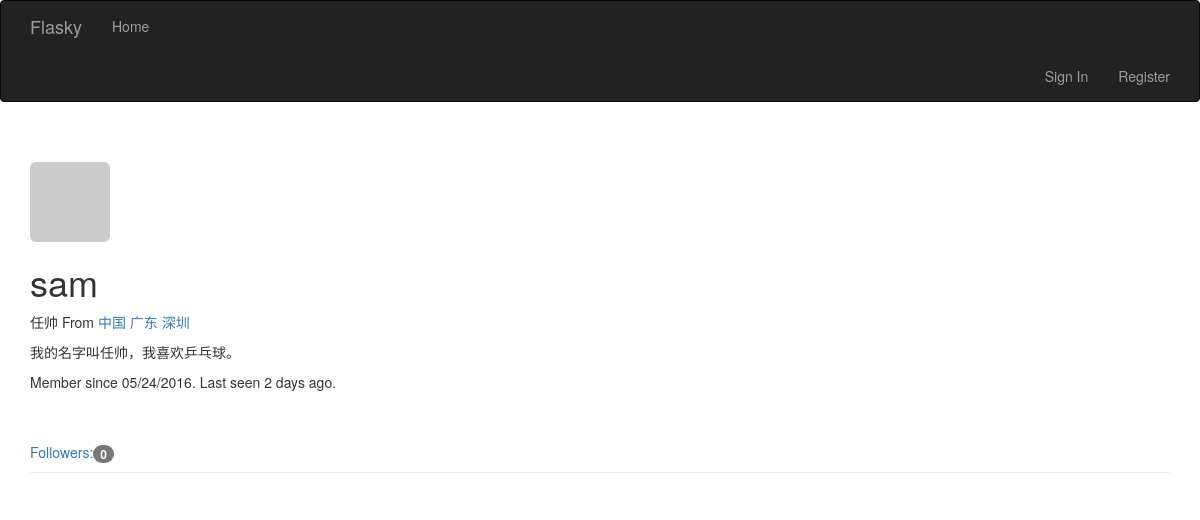
Before: /user/sam with the older database file.
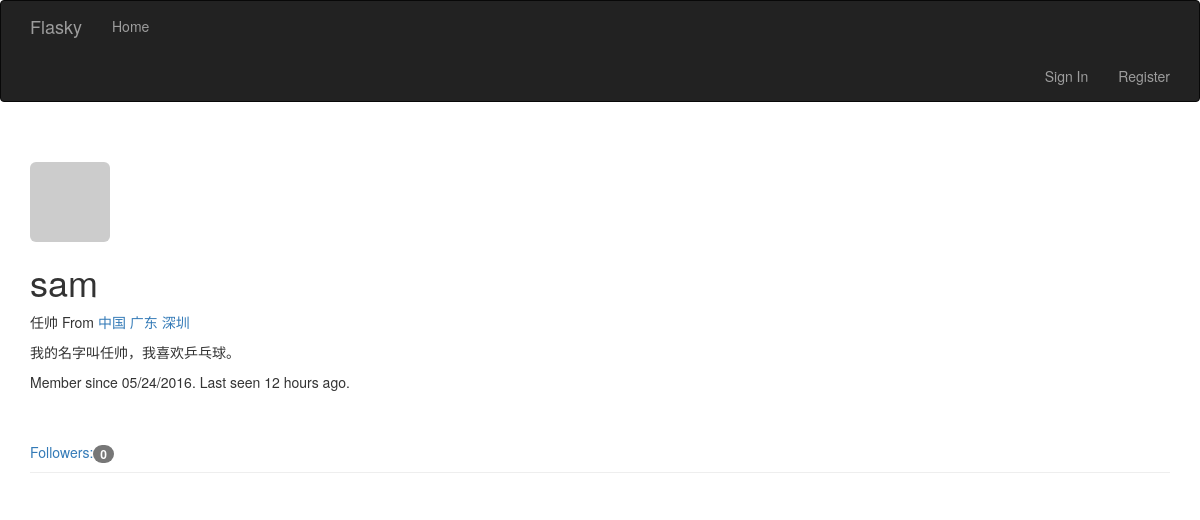
After: the same page with the newer database file.
### app/models.py (models this page shows, shortened)
class User(UserMixin, db.Model):
    __tablename__ = 'users'
    id = db.Column(db.Integer, primary_key=True)
    email = db.Column(db.String(64), unique=True, index=True)
    username = db.Column(db.String(64), unique=True, index=True)
    password_hash = db.Column(db.String(128))
    role_id = db.Column(db.Integer, db.ForeignKey('roles.id'))
    confirmed = db.Column(db.Boolean, default=False)
    name = db.Column(db.String(64))
    location = db.Column(db.String(64))
    about_me = db.Column(db.Text())
    avatar_hash = db.Column(db.String(32))
    member_since = db.Column(db.DateTime(), default=datetime.datetime.utcnow)
    last_seen = db.Column(db.DateTime(), default=datetime.datetime.utcnow)
    posts = db.relationship('Post', backref='author', lazy='dynamic')
    followed = db.relationship('Follow',
                               foreign_keys=[Follow.follower_id],
                               backref=db.backref('follower', lazy='joined'),
                               lazy='dynamic',
                               cascade='all, delete-orphan')
    follower = db.relationship('Follow',
                               foreign_keys=[Follow.followed_id],
                               backref=db.backref('followed', lazy='joined'),
                               lazy='dynamic',
                               cascade='all, delete-orphan')
    comments = db.relationship('Comment', backref='author', lazy='dynamic')
    @property
    def password(self):
        raise AttributeError('password is not a readable attribute')
    def gravatar(self, size=100, default='identicon', rating='g'):
        if request.is_secure:
            url = 'https://secure.gravatar.com/avator'
        else:
            url = 'http://www.gravatar.com/avatar'
        hash = hashlib.md5(self.email.encode('utf-8')).hexdigest()
        return '{url}/{hash}?s={size}&d={default}&r={rating}'.format(
            url=url, hash=hash, size=size, default=default, rating=rating)

### app/main/views.py (the view)
@main.route('/user/<username>')
def user(username):
    user = User.query.filter_by(username=username).first()
    if user is None:
        abort(404)
    posts = user.posts.order_by(Post.timestamp.desc()).all()
    return render_template('user.html', user=user, posts=posts)

### app/auth/views.py (called while the page is built)
@auth.before_app_request
def before_request():
    if current_user.is_authenticated:
        current_user.ping()
        if current_user.confirmed and request.endpoint[:5] != 'auth.' and request.endpoint != 'static':
            return redirect(url_for('auth.unconfirmed'))

### app/main/__init__.py (called while the page is built)
@main.app_context_processor
def inject_permissions():
    return dict(Permission=Permission)

### app/models.py (called while the page is built)
    def can(self, permissions):
        return False

    def is_administrator(self):
        return False

### app/templates/user.html (shortened to what this page needs)
{% extends "base.html" %}
{% block page_content %}
<div class="page-header">
    <img class="img-rounded profile-thumbnail" src="{{ user.gravatar(size=256) }}">
    <h1> {{ user.username }} </h1>
    {% if user.name or user.location %}
    <p>
        {% if user.name %} {{ user.name }} {% endif %}
        {% if user.location %}
            From <a href="http://maps.baidu.com/?q={{ user.location }}">{{ user.location }}</a>
        {% endif %}
    </p>
    {% endif %}
    {% if user.about_me %}<p>{{ user.about_me }}</p>
    {% endif %}
    <p>
        Member since {{ moment(user.member_since).format('L') }}.
        Last seen {{ moment(user.last_seen).fromNow() }}.
    </p>
    <br /><br />
    <a href="{{ url_for('.followers', username=user.username) }}">
        Followers:<span class="badge">{{ user.follower.count() }}</span>
    </a>
</div>
{% endblock %}

### app/templates/base.html (shortened to what this page needs)
{% extends "bootstrap/base.html" %}
{% block navbar %}
<div class="navbar navbar-inverse" role="navigation">
    <div class="container">
        <div class="navbar-header">
            <a class="navbar-brand" href="/">Flasky</a>
        </div>
        <div class="navbar-collapse collapse">
            <ul class="nav navbar-nav">
                <li><a href="/">Home</a></li>
            </ul>
        </div>
        <div class="nav navbar-nav navbar-right">
            {% if current_user.is_authenticated %}
            <li><a href=" {{ url_for('auth.logout') }} ">Sign Out</a></li>
            {% else %}
            <li><a href="{{ url_for('auth.login') }}">Sign In</a> </li>
            {% endif %}
            <li><a href="{{ url_for('auth.register') }}">Register</a> </li>
        </div>
    </div>
</div>
{% endblock %}
{% block head %}
{{ super() }}
{% endblock %}
{% block content %}
<div class="container">
    {% block page_content %}
    {% endblock %}
</div>
{% endblock %}

Changed rows visible on the page:
changed User "sam": last_seen "2 days ago" → "12 hours ago"
